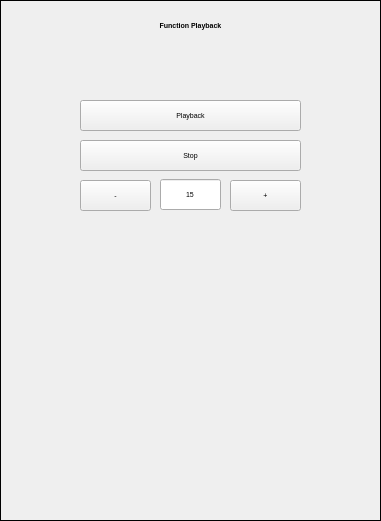
  <widget class="QFrame" name="funcspk_frame">
   <property name="geometry">
    <rect>
     <x>250</x>
     <y>10</y>
     <width>381</width>
     <height>521</height>
    </rect>
   </property>
   <property name="font">
    <font>
     <pointsize>5</pointsize>
    </font>
   </property>
   <property name="autoFillBackground">
    <bool>true</bool>
   </property>
   <property name="frameShape">
    <enum>QFrame::Box</enum>
   </property>
   <widget class="QPushButton" name="funcspk_on">
    <property name="geometry">
     <rect>
      <x>80</x>
      <y>100</y>
      <width>221</width>
      <height>31</height>
     </rect>
    </property>
    <property name="font">
     <font>
      <pointsize>5</pointsize>
     </font>
    </property>
    <property name="text">
     <string>Playback</string>
    </property>
   </widget>
   <widget class="QLabel" name="label_5">
    <property name="geometry">
     <rect>
      <x>0</x>
      <y>10</y>
      <width>381</width>
      <height>31</height>
     </rect>
    </property>
    <property name="font">
     <font>
      <pointsize>5</pointsize>
      <weight>75</weight>
      <bold>true</bold>
     </font>
    </property>
    <property name="layoutDirection">
     <enum>Qt::LeftToRight</enum>
    </property>
    <property name="text">
     <string>Function Playback</string>
    </property>
    <property name="alignment">
     <set>Qt::AlignCenter</set>
    </property>
   </widget>
   <widget class="QPushButton" name="funcspk_off">
    <property name="geometry">
     <rect>
      <x>80</x>
      <y>140</y>
      <width>221</width>
      <height>31</height>
     </rect>
    </property>
    <property name="font">
     <font>
      <pointsize>5</pointsize>
     </font>
    </property>
    <property name="text">
     <string>Stop</string>
    </property>
   </widget>
   <widget class="QLineEdit" name="funcvalue">
    <property name="geometry">
     <rect>
      <x>160</x>
      <y>179</y>
      <width>61</width>
      <height>31</height>
     </rect>
    </property>
    <property name="font">
     <font>
      <pointsize>5</pointsize>
     </font>
    </property>
    <property name="layoutDirection">
     <enum>Qt::LeftToRight</enum>
    </property>
    <property name="text">
     <string>15</string>
    </property>
    <property name="alignment">
     <set>Qt::AlignCenter</set>
    </property>
   </widget>
   <widget class="QPushButton" name="funccut">
    <property name="geometry">
     <rect>
      <x>80</x>
      <y>180</y>
      <width>71</width>
      <height>31</height>
     </rect>
    </property>
    <property name="font">
     <font>
      <pointsize>5</pointsize>
     </font>
    </property>
    <property name="text">
     <string>-</string>
    </property>
   </widget>
   <widget class="QPushButton" name="funcadd">
    <property name="geometry">
     <rect>
      <x>230</x>
      <y>180</y>
      <width>71</width>
      <height>31</height>
     </rect>
    </property>
    <property name="font">
     <font>
      <pointsize>5</pointsize>
     </font>
    </property>
    <property name="text">
     <string>+</string>
    </property>
   </widget>
  </widget>
